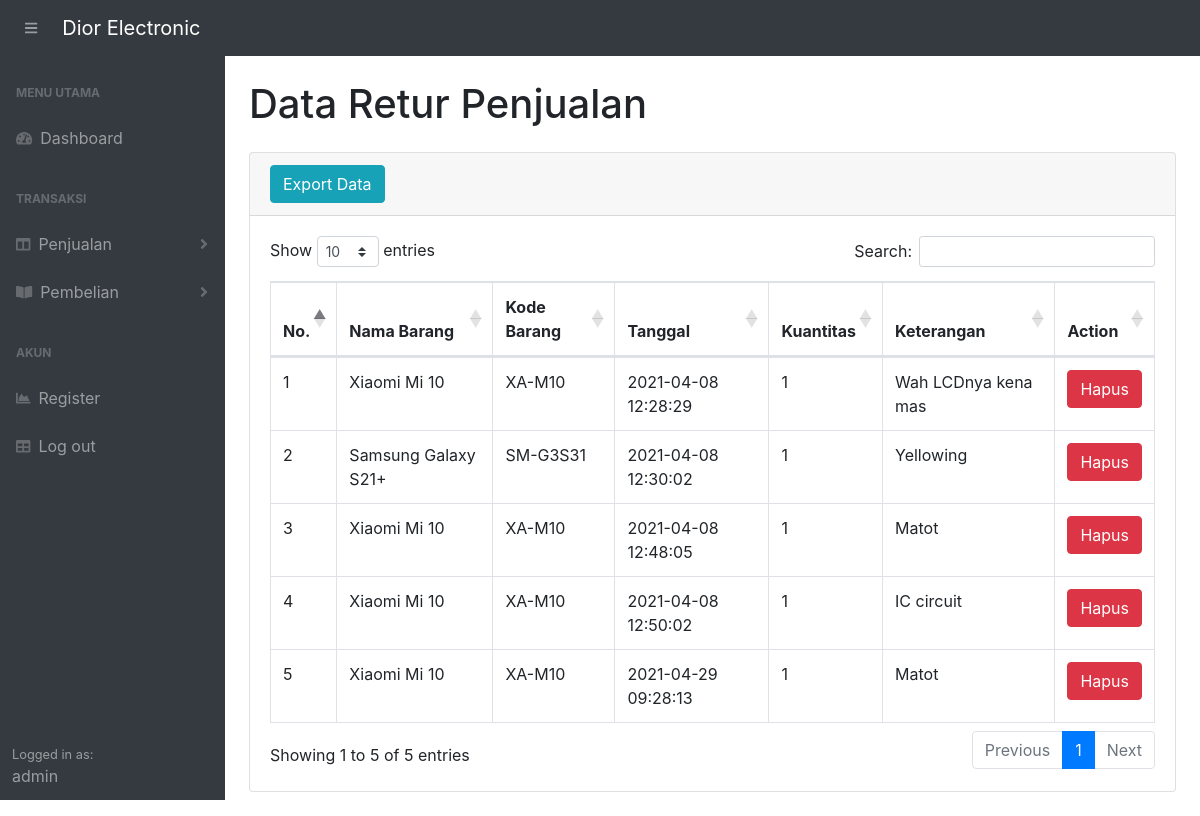
Screenshot of /stockbarangX/returjual.php (signed in) with the database file from the repository.
### tables this page shows
CREATE TABLE `returjual` (
  `idreturjual` int(11) NOT NULL,
  `idbarang` int(11) NOT NULL,
  `tanggal` timestamp NOT NULL DEFAULT current_timestamp(),
  `kuantitas` int(11) NOT NULL,
  `keterangan` varchar(200) NOT NULL
);

CREATE TABLE `stock` (
  `idbarang` int(11) NOT NULL,
  `namabarang` varchar(50) NOT NULL,
  `kdbarang` varchar(50) NOT NULL,
  `kuantitas` int(11) NOT NULL,
  `keterangan` varchar(200) NOT NULL
);

### stockbarangX/functions.php (called while the page is built, shortened)
<?php
$conn = mysqli_connect("localhost", "root", "", "stockbarang");
function query($query) {
    global $conn;
    $result = mysqli_query($conn, $query);
    $rows = [];
    while($row = mysqli_fetch_assoc($result)) {
        $rows[] = $row;
    }
    return $rows;
}
?>

### stockbarangX/returjual.php (the view, shortened to what this page needs)
<?php
require 'functions.php';
$query = "SELECT stock.idbarang, stock.namabarang, stock.kdbarang, returjual.idreturjual, returjual.tanggal, returjual.kuantitas, returjual.keterangan
            FROM stock INNER JOIN returjual ON stock.idbarang = returjual.idbarang;";
$rows = query($query);
?>
<!DOCTYPE html>
<html lang="en">
    <head>
        <link href="css/styles.css" rel="stylesheet" />
        <link href="https://cdn.datatables.net/1.10.20/css/dataTables.bootstrap4.min.css" rel="stylesheet" />
    </head>
    <body class="sb-nav-fixed">
        <nav class="sb-topnav navbar navbar-expand navbar-dark bg-dark bg-gradient">
            <button class="btn btn-link btn-sm order-1 order-lg-0 ml-3 shadow-none" id="sidebarToggle" href="#"><i class="fas fa-bars"></i></button>
            <a class="navbar-brand" href="index.php">Dior Electronic</a>
        </nav>
        <div id="layoutSidenav">
            <div id="layoutSidenav_nav">
                <nav class="sb-sidenav accordion sb-sidenav-dark bg-dark bg-gradient" id="sidenavAccordion">
                    <div class="sb-sidenav-menu">
                        <div class="nav">
                            <div class="sb-sidenav-menu-heading">Menu Utama</div>
                            <a class="nav-link" href="index.php">
                                <div class="sb-nav-link-icon"><i class="fas fa-tachometer-alt"></i></div>
                                Dashboard
                            </a>
                            <div class="sb-sidenav-menu-heading">Transaksi</div>
                            <a class="nav-link collapsed" href="#" data-toggle="collapse" data-target="#collapseLayouts" aria-expanded="false" aria-controls="collapseLayouts">
                                <div class="sb-nav-link-icon"><i class="fas fa-columns"></i></div>
                                Penjualan
                                <div class="sb-sidenav-collapse-arrow"><i class="fas fa-angle-down"></i></div>
                            </a>
                            <a class="nav-link collapsed" href="#" data-toggle="collapse" data-target="#collapsePages" aria-expanded="false" aria-controls="collapsePages">
                                <div class="sb-nav-link-icon"><i class="fas fa-book-open"></i></div>
                                Pembelian
                                <div class="sb-sidenav-collapse-arrow"><i class="fas fa-angle-down"></i></div>
                            </a>
                            <div class="sb-sidenav-menu-heading">Akun</div>
                            <a class="nav-link" href="register.php">
                                <div class="sb-nav-link-icon"><i class="fas fa-chart-area"></i></div>
                                Register
                            </a>
                            <a class="nav-link" href="logout.php">
                                <div class="sb-nav-link-icon"><i class="fas fa-table"></i></div>
                                Log out
                            </a>
                        </div>
                    </div>
                    <div class="sb-sidenav-footer">
                        <div class="small">Logged in as:</div>
                        <?= $_SESSION["username"]; ?>
                    </div>
                </nav>
            </div>
            <div id="layoutSidenav_content">
                <main>
                    <div class="container-fluid">
                        <h1 class="mt-4 mb-4">Data Retur Penjualan</h1>
                        <div class="card mb-4">
                            <div class="card-header">
                                <a href="exportreturjual.php" class="btn btn-info">Export Data</a>
                            </div>
                            <div class="card-body">
                                <div class="table-responsive">
                                    <table class="table table-bordered" id="dataTable" width="100%" cellspacing="0">
                                        <thead>
                                            <tr>
                                                <th>No.</th>
                                                <th>Nama Barang</th>
                                                <th>Kode Barang</th>
                                                <th>Tanggal</th>
                                                <th>Kuantitas</th>
                                                <th>Keterangan</th>
                                                <th>Action</th>
                                            </tr>
                                        </thead>
                                        <tbody>
                                            <?php $i = 1; ?>
                                            <?php foreach($rows as $row):
                                                $idreturjual = $row["idreturjual"];
                                            ?>
                                                <tr>
                                                    <td><?=$i?></td>
                                                    <td><?=$row["namabarang"]?></td>
                                                    <td><?=$row["kdbarang"]?></td>
                                                    <td><?=$row["tanggal"]?></td>
                                                    <td><?=$row["kuantitas"]?></td>
                                                    <td><?=$row["keterangan"]?></td>
                                                    <td class="text-center">
                                                        <button type="button" class="btn btn-danger" data-toggle="modal" data-target="#hapusBarangReturjual<?=$idreturjual?>">Hapus</button>
                                                    </td>
                                                </tr>
                                            <?php $i++; ?>
                                            <?php endforeach; ?>
                                        </tbody>
                                    </table>
                                </div>
                            </div>
                        </div>
                    </div>
                </main>
            </div>
        </div>
    </body>
</html>

### rows the page displays
returjual: idbarang.namabarang "Xiaomi Mi 10", idbarang.kdbarang "XA-M10", tanggal "2021-04-08 12:28:29", kuantitas "1", keterangan "Wah LCDnya kena mas"
returjual: idbarang.namabarang "Samsung Galaxy S21+", idbarang.kdbarang "SM-G3S31", tanggal "2021-04-08 12:30:02", kuantitas "1", keterangan "Yellowing"
returjual: idbarang.namabarang "Xiaomi Mi 10", idbarang.kdbarang "XA-M10", tanggal "2021-04-08 12:48:05", kuantitas "1", keterangan "Matot"
returjual: idbarang.namabarang "Xiaomi Mi 10", idbarang.kdbarang "XA-M10", tanggal "2021-04-08 12:50:02", kuantitas "1", keterangan "IC circuit"
returjual: idbarang.namabarang "Xiaomi Mi 10", idbarang.kdbarang "XA-M10", tanggal "2021-04-29 09:28:13", kuantitas "1", keterangan "Matot"

### other values shown
$_SESSION["username"] "admin"
